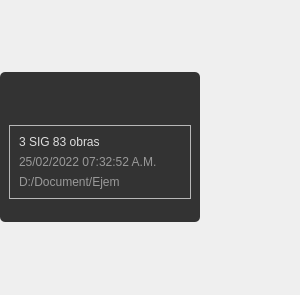
<?xml version="1.0" encoding="UTF-8"?>
<ui version="4.0">
 <class>FormCard</class>
 <widget class="QWidget" name="FormCard">
  <property name="geometry">
   <rect>
    <x>0</x>
    <y>0</y>
    <width>300</width>
    <height>295</height>
   </rect>
  </property>
  <property name="sizePolicy">
   <sizepolicy hsizetype="Preferred" vsizetype="Preferred">
    <horstretch>0</horstretch>
    <verstretch>0</verstretch>
   </sizepolicy>
  </property>
  <property name="windowTitle">
   <string>Form</string>
  </property>
  <property name="styleSheet">
   <string notr="true">/*Colores primarios*/
/* 
gris oscuro #222222 #333333 #444444
gris claro #999999 #DDDDDD
verde claro #C8CC8E
vinotinto #742427
*/
/*Colores secundarios */
/* 
Azules #36C9C6 #00BDB9 #77ACA2
rojos #910D3F #C70039 #F94646
naranjas #D34E24 #F28123 #F7F052
*/

/* Funetes/*

/*
italic: font: italic 9pt &quot;Ubuntu&quot;;
regular: font: 9pt &quot;Ubuntu&quot;;
light: font: 300 9pt &quot;Ubuntu&quot;;
medium: font: 500 9pt &quot;Ubuntu&quot;;
bold: font: 700 9pt &quot;Ubuntu&quot;;
*/

/****************************************************************************************************************************************************/


QLabel#label_cardName{
font: 700 11pt &quot;Ubuntu&quot;;
color: #DDDDDD;
}

QLabel#label_cardDataTime, QLabel#label_cardPath{
font: 500 9pt &quot;Ubuntu&quot;;
color: #999999;
}

QFrame#frame_card{
background: #333333;
border-radius: 5px
}</string>
  </property>
  <layout class="QVBoxLayout" name="verticalLayout">
   <property name="spacing">
    <number>0</number>
   </property>
   <property name="leftMargin">
    <number>0</number>
   </property>
   <property name="topMargin">
    <number>0</number>
   </property>
   <property name="rightMargin">
    <number>0</number>
   </property>
   <property name="bottomMargin">
    <number>0</number>
   </property>
   <item>
    <widget class="QFrame" name="frame_card">
     <property name="sizePolicy">
      <sizepolicy hsizetype="Fixed" vsizetype="Fixed">
       <horstretch>0</horstretch>
       <verstretch>0</verstretch>
      </sizepolicy>
     </property>
     <property name="minimumSize">
      <size>
       <width>200</width>
       <height>150</height>
      </size>
     </property>
     <property name="maximumSize">
      <size>
       <width>200</width>
       <height>150</height>
      </size>
     </property>
     <property name="frameShape">
      <enum>QFrame::StyledPanel</enum>
     </property>
     <property name="frameShadow">
      <enum>QFrame::Raised</enum>
     </property>
     <layout class="QVBoxLayout" name="verticalLayout_9">
      <item>
       <widget class="QLabel" name="label_img">
        <property name="sizePolicy">
         <sizepolicy hsizetype="Fixed" vsizetype="Fixed">
          <horstretch>0</horstretch>
          <verstretch>0</verstretch>
         </sizepolicy>
        </property>
        <property name="text">
         <string/>
        </property>
        <property name="pixmap">
         <pixmap>:/iconos_logo/iconos/iconos_logo/Logo_V1.svg</pixmap>
        </property>
        <property name="scaledContents">
         <bool>true</bool>
        </property>
        <property name="wordWrap">
         <bool>false</bool>
        </property>
        <property name="openExternalLinks">
         <bool>false</bool>
        </property>
       </widget>
      </item>
      <item>
       <widget class="QFrame" name="frame_11">
        <property name="sizePolicy">
         <sizepolicy hsizetype="Preferred" vsizetype="Fixed">
          <horstretch>0</horstretch>
          <verstretch>0</verstretch>
         </sizepolicy>
        </property>
        <property name="maximumSize">
         <size>
          <width>200</width>
          <height>16777215</height>
         </size>
        </property>
        <property name="frameShape">
         <enum>QFrame::StyledPanel</enum>
        </property>
        <property name="frameShadow">
         <enum>QFrame::Raised</enum>
        </property>
        <layout class="QVBoxLayout" name="verticalLayout_14">
         <item>
          <widget class="QLabel" name="label_cardName">
           <property name="text">
            <string>3 SIG 83 obras</string>
           </property>
          </widget>
         </item>
         <item>
          <widget class="QLabel" name="label_cardDataTime">
           <property name="text">
            <string>25/02/2022 07:32:52 A.M.</string>
           </property>
          </widget>
         </item>
         <item>
          <widget class="QLabel" name="label_cardPath">
           <property name="maximumSize">
            <size>
             <width>16777215</width>
             <height>16777215</height>
            </size>
           </property>
           <property name="text">
            <string>D:/Document/Ejem</string>
           </property>
          </widget>
         </item>
        </layout>
       </widget>
      </item>
     </layout>
    </widget>
   </item>
  </layout>
 </widget>
 <resources/>
 <connections/>
</ui>
